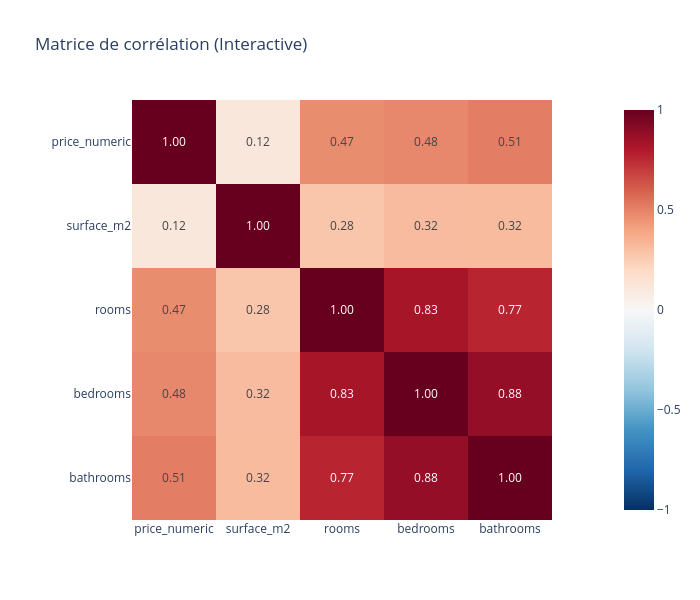

This figure's notebook cell:
### Code cell
import plotly.express as px

cols_numeriques = ["price_numeric", "surface_m2", "rooms", "bedrooms", "bathrooms"]

corr_matrix = df[cols_numeriques].corr()

fig = px.imshow(
    corr_matrix,
    text_auto=".2f",  
    color_continuous_scale="RdBu_r", 
    zmin=-1,
    zmax=1,
    title="Matrice de corrélation (Interactive)",
)

fig.update_layout(width=700, height=600, template="plotly_white")

fig.show()

### Figure 1 — Plotly figure (JSON) as saved in the notebook; plotly's stock layout.template omitted (floating-point values rounded to 4 significant figures)
{"data": [{"coloraxis": "coloraxis", "hovertemplate": "x: %{x}<br>y: %{y}<br>color: %{z}<extra></extra>", "name": "0", "texttemplate": "%{z:.2f}", "type": "heatmap", "x": ["price_numeric", "surface_m2", "rooms", "bedrooms", "bathrooms"], "xaxis": "x", "y": ["price_numeric", "surface_m2", "rooms", "bedrooms", "bathrooms"], "yaxis": "y", "z": [[1.0, 0.1154, 0.4703, 0.4849, 0.5127], [0.1154, 1.0, 0.2789, 0.3172, 0.3177], [0.4703, 0.2789, 1.0, 0.8283, 0.768], [0.4849, 0.3172, 0.8283, 1.0, 0.8818], [0.5127, 0.3177, 0.768, 0.8818, 1.0]]}], "layout": {"coloraxis": {"cmax": 1, "cmin": -1, "colorscale": [[0, "rgb(5,48,97)"], [0.1, "rgb(33,102,172)"], [0.2, "rgb(67,147,195)"], [0.3, "rgb(146,197,222)"], [0.4, "rgb(209,229,240)"], [0.5, "rgb(247,247,247)"], [0.6, "rgb(253,219,199)"], [0.7, "rgb(244,165,130)"], [0.8, "rgb(214,96,77)"], [0.9, "rgb(178,24,43)"], [1, "rgb(103,0,31)"]]}, "height": 600, "title": {"text": "Matrice de corrélation (Interactive)"}, "width": 700, "xaxis": {"anchor": "y", "constrain": "domain", "domain": [0, 1], "scaleanchor": "y"}, "yaxis": {"anchor": "x", "autorange": "reversed", "constrain": "domain", "domain": [0, 1]}}}
